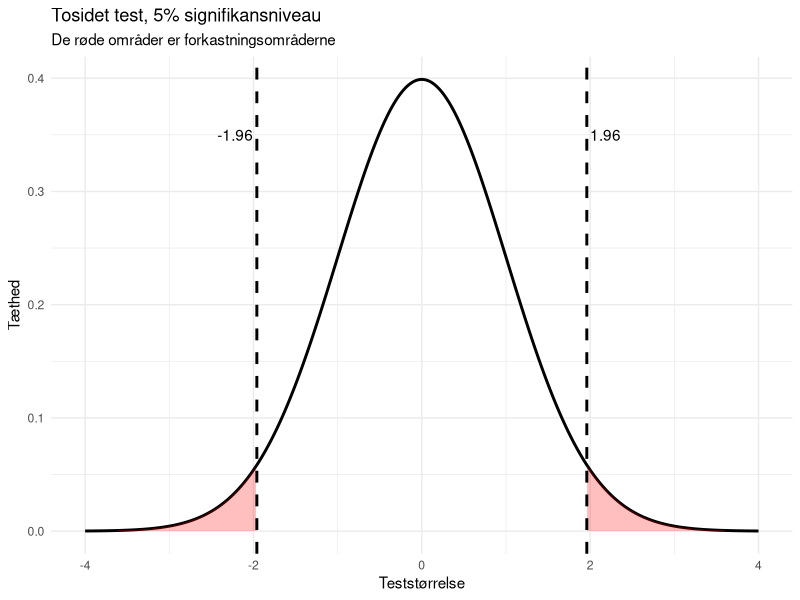
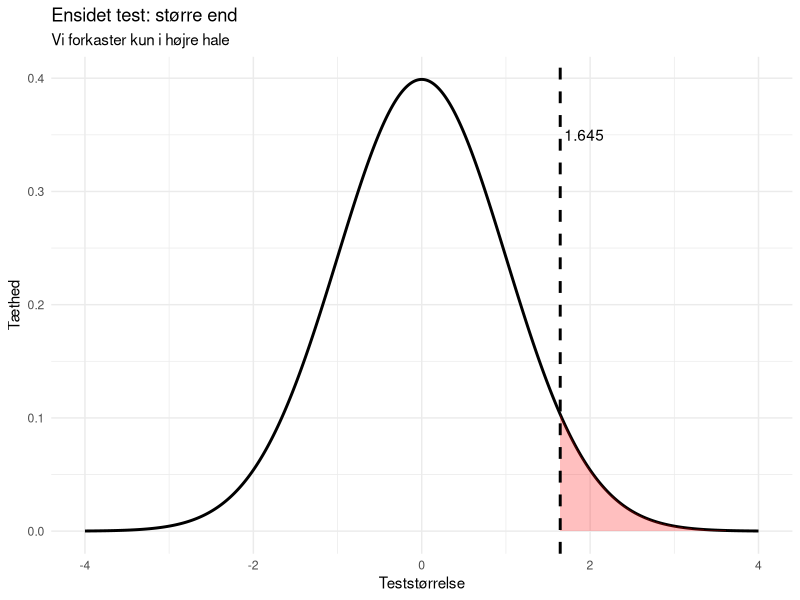
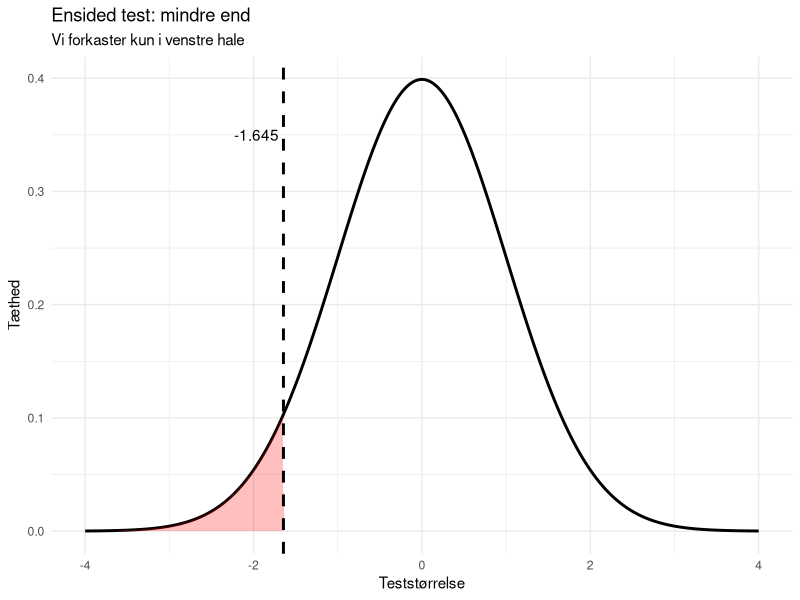
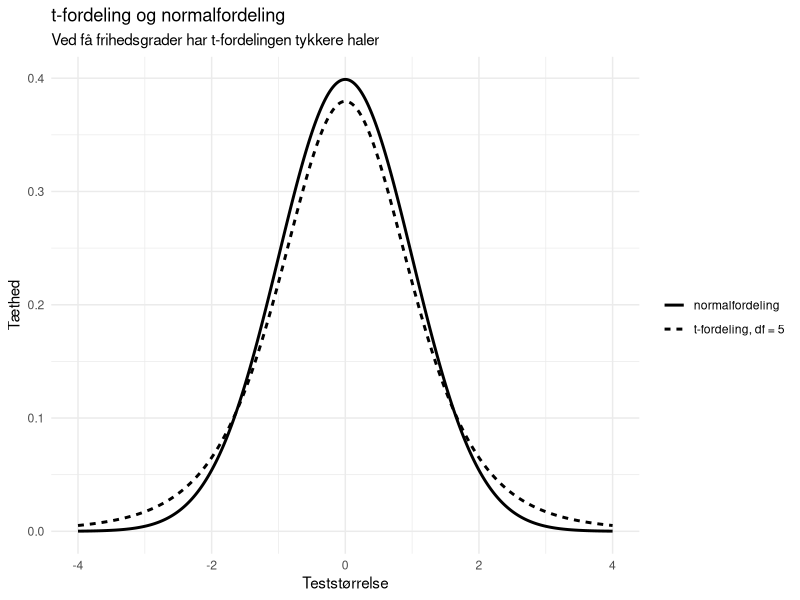

Here is the R script that generated these plots, in order:
## ---- chunk 1
library(ggplot2)
## ---- chunk 2
z_crit <- qnorm(0.975)

df_plot <- data.frame(x = seq(-4, 4, length.out = 1000))
df_plot$y <- dnorm(df_plot$x)

ggplot(df_plot, aes(x, y)) +
  geom_line(linewidth = 1) +
  geom_area(
    data = subset(df_plot, x <= -z_crit),
    fill = "red", alpha = 0.25
  ) +
  geom_area(
    data = subset(df_plot, x >= z_crit),
    fill = "red", alpha = 0.25
  ) +
  geom_vline(xintercept = c(-z_crit, z_crit), linetype = 2, linewidth = 1) +
  annotate("text", x = -z_crit, y = 0.35, label = "-1.96", hjust = 1.1) +
  annotate("text", x = z_crit, y = 0.35, label = "1.96", hjust = -0.1) +
  labs(
    title = "Tosidet test, 5% signifikansniveau",
    subtitle = "De røde områder er forkastningsområderne",
    x = "Teststørrelse",
    y = "Tæthed"
  ) +
  theme_minimal()
## ---- chunk 3
z_crit_right <- qnorm(0.95)

ggplot(df_plot, aes(x, y)) +
  geom_line(linewidth = 1) +
  geom_area(
    data = subset(df_plot, x >= z_crit_right),
    fill = "red", alpha = 0.25
  ) +
  geom_vline(xintercept = z_crit_right, linetype = 2, linewidth = 1) +
  annotate("text", x = z_crit_right, y = 0.35, label = "1.645", hjust = -0.1) +
  labs(
    title = "Ensidet test: større end",
    subtitle = "Vi forkaster kun i højre hale",
    x = "Teststørrelse",
    y = "Tæthed"
  ) +
  theme_minimal()
## ---- chunk 4
z_crit_left <- qnorm(0.05)

ggplot(df_plot, aes(x, y)) +
  geom_line(linewidth = 1) +
  geom_area(
    data = subset(df_plot, x <= z_crit_left),
    fill = "red", alpha = 0.25
  ) +
  geom_vline(xintercept = z_crit_left, linetype = 2, linewidth = 1) +
  annotate("text", x = z_crit_left, y = 0.35, label = "-1.645", hjust = 1.1) +
  labs(
    title = "Ensided test: mindre end",
    subtitle = "Vi forkaster kun i venstre hale",
    x = "Teststørrelse",
    y = "Tæthed"
  ) +
  theme_minimal()
## ---- chunk 5
qnorm(0.975)
qnorm(0.95)
qnorm(0.05)
## ---- chunk 6
qt(0.975, df = 24)
qt(0.95, df = 24)
qt(0.05, df = 24)
## ---- chunk 7
df_compare <- data.frame(
  x = rep(seq(-4, 4, length.out = 1000), 2),
  y = c(dt(seq(-4, 4, length.out = 1000), df = 5),
        dnorm(seq(-4, 4, length.out = 1000))),
  model = rep(c("t-fordeling, df = 5", "normalfordeling"), each = 1000)
)

ggplot(df_compare, aes(x, y, linetype = model)) +
  geom_line(linewidth = 1) +
  labs(
    title = "t-fordeling og normalfordeling",
    subtitle = "Ved få frihedsgrader har t-fordelingen tykkere haler",
    x = "Teststørrelse",
    y = "Tæthed",
    linetype = ""
  ) +
  theme_minimal()
